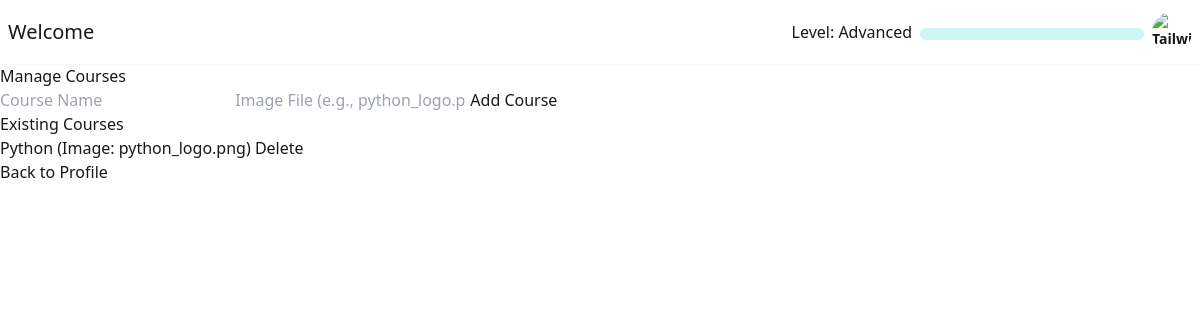
/admin_courses (signed in), run on the app's committed database.
### models/models.py (models this page shows, shortened)
class User(db.Model):
    id = db.Column(db.Integer, primary_key=True)
    name = db.Column(db.String(100), nullable=False)
    username = db.Column(db.String(80), unique=True, nullable=False)
    email = db.Column(db.String(120), unique=True, nullable=False)
    stream = db.Column(db.String(20), nullable=False)  # New: Replacing class_name
    year = db.Column(db.String(10), nullable=False)   # New: Year field
    password = db.Column(db.String(120), nullable=False)
    points = db.Column(db.Integer, default=0)
    course = db.Column(db.String(50))
    level = db.Column(db.Integer, default=1)
    completed_lessons = db.Column(db.String(200), default="")
    is_admin = db.Column(db.Boolean, default=False)

class Course(db.Model):
    id = db.Column(db.Integer, primary_key=True)
    name = db.Column(db.String(50), unique=True, nullable=False)
    image = db.Column(db.String(100), nullable=False)

### routes/admin.py (the view, shortened to what this page needs)
def admin_courses_page():
    if 'user_id' not in session:
        return redirect(url_for('login'))
    user = db.session.get(User, session['user_id'])
    if user is None:
        session.pop('user_id', None)
        return redirect(url_for('login'))
    if not user.is_admin:
        return redirect(url_for('courses'))
    courses = Course.query.all()
    return render_template('admin_courses.html', user=user, courses=courses)

### templates/admin_courses.html (shortened to what this page needs)
{% extends "base.html" %}
{% block content %}
    <h2>Manage Courses</h2>
    <form method="POST">
        <input type="text" name="course_name" placeholder="Course Name" required>
        <input type="text" name="course_image" placeholder="Image File (e.g., python_logo.png)" required>
        <input type="submit" name="add_course" value="Add Course">
    </form>
    <h3>Existing Courses</h3>
    <ul>
        {% for course in courses %}
            <li>
                {{ course.name }} (Image: {{ course.image }})
                <form method="POST" style="display:inline;">
                    <input type="submit" name="delete_course" value="Delete" onclick="return confirm('Are you sure?');">
                </form>
            </li>
        {% endfor %}
    </ul>
    <a href="{{ url_for('profile') }}" class="back-btn">Back to Profile</a>
{% endblock %}

### templates/base.html (shortened to what this page needs)
<!doctype html>
<html>
    <head>
        <script src="https://cdn.tailwindcss.com"></script>
        <link
            href="https://cdn.jsdelivr.net/npm/daisyui@5"
            rel="stylesheet"
            type="text/css"
        />
        <script src="https://cdn.jsdelivr.net/npm/@tailwindcss/browser@4"></script>
        <link
            href="https://cdn.jsdelivr.net/npm/daisyui@5/themes.css"
            rel="stylesheet"
            type="text/css"
        />
    </head>
    <body>
        <div class="navbar bg-base-100 shadow-sm">
            <div class="flex-1">
                <a class="text-xl" href="/">Welcome</a>
            </div>
            {% if 'user_id' in session %}
                <div class="flex gap-2">
                    <p class="pt-2" style="height:min-content">Level: {{ session.get('user_level', 1) }}</p>
                    <progress
                        class="progress progress-accent w-56 h-3 mt-4"
                        value="{{ session.get('user_points', 0) }}"
                        max="200"
                    ></progress>
                    <div class="dropdown dropdown-end">
                        <div
                            tabindex="0"
                            role="button"
                            class="btn btn-ghost btn-circle avatar"
                        >
                            <div class="w-10 rounded-full">
                                <img
                                    alt="Tailwind CSS Navbar component"
                                    src="https://img.daisyui.com/images/stock/photo-1534528741775-53994a69daeb.webp"
                                />
                            </div>
                        </div>
                    </div>
                </div>
            {% else %}
                <a href="{{ url_for('login') }}">Login</a>
            {% endif %}
        </div>
         {% block content %}{%
        endblock %}
    </body>
</html>

### data on the page
User: get "Advanced"
Course: name "Python", image "python_logo.png"
